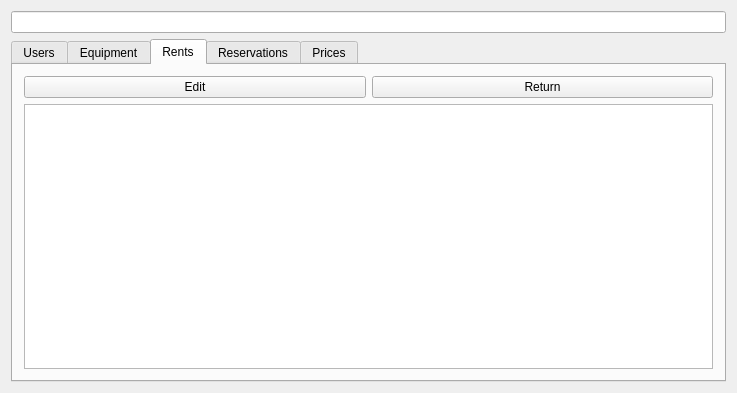
<?xml version="1.0" encoding="UTF-8"?>
<ui version="4.0">
 <class>MainWindow</class>
 <widget class="QWidget" name="MainWindow">
  <property name="geometry">
   <rect>
    <x>0</x>
    <y>0</y>
    <width>737</width>
    <height>393</height>
   </rect>
  </property>
  <property name="windowTitle">
   <string>SkiRent - main</string>
  </property>
  <layout class="QGridLayout" name="gridLayout">
   <item row="0" column="0">
    <widget class="QLineEdit" name="quickSearchEdit">
     <property name="toolTip">
      <string>Quick Search</string>
     </property>
    </widget>
   </item>
   <item row="1" column="0">
    <widget class="QTabWidget" name="tabWidget">
     <property name="currentIndex">
      <number>2</number>
     </property>
     <widget class="QWidget" name="usersTab">
      <attribute name="title">
       <string>Users</string>
      </attribute>
      <layout class="QGridLayout" name="gridLayout_2">
       <item row="0" column="0">
        <layout class="QVBoxLayout" name="verticalLayout">
         <item>
          <layout class="QHBoxLayout" name="horizontalLayout">
           <item>
            <widget class="QPushButton" name="newReservationButton">
             <property name="text">
              <string>New reservation</string>
             </property>
            </widget>
           </item>
           <item>
            <widget class="QPushButton" name="newRentButton">
             <property name="text">
              <string>New rent</string>
             </property>
            </widget>
           </item>
          </layout>
         </item>
         <item>
          <layout class="QHBoxLayout" name="horizontalLayout_3">
           <item>
            <widget class="QPushButton" name="createUserButton">
             <property name="text">
              <string>Create</string>
             </property>
            </widget>
           </item>
           <item>
            <widget class="QPushButton" name="editUserButton">
             <property name="text">
              <string>Edit</string>
             </property>
            </widget>
           </item>
           <item>
            <widget class="QPushButton" name="deleteUserButton">
             <property name="text">
              <string>Delete</string>
             </property>
            </widget>
           </item>
          </layout>
         </item>
         <item>
          <widget class="QTableView" name="userList">
           <property name="editTriggers">
            <set>QAbstractItemView::NoEditTriggers</set>
           </property>
           <property name="selectionMode">
            <enum>QAbstractItemView::SingleSelection</enum>
           </property>
           <property name="selectionBehavior">
            <enum>QAbstractItemView::SelectRows</enum>
           </property>
          </widget>
         </item>
        </layout>
       </item>
      </layout>
     </widget>
     <widget class="QWidget" name="equipmentTab">
      <attribute name="title">
       <string>Equipment</string>
      </attribute>
      <layout class="QGridLayout" name="gridLayout_3">
       <item row="0" column="0">
        <layout class="QVBoxLayout" name="verticalLayout_2">
         <item>
          <layout class="QHBoxLayout" name="horizontalLayout_2">
           <item>
            <widget class="QPushButton" name="createEquipmentButton">
             <property name="text">
              <string>Create</string>
             </property>
            </widget>
           </item>
           <item>
            <widget class="QPushButton" name="editEquipmentButton">
             <property name="text">
              <string>Edit</string>
             </property>
            </widget>
           </item>
           <item>
            <widget class="QPushButton" name="deleteEquipmentButton">
             <property name="text">
              <string>Delete</string>
             </property>
            </widget>
           </item>
          </layout>
         </item>
         <item>
          <widget class="QTableView" name="equipmentList">
           <property name="editTriggers">
            <set>QAbstractItemView::NoEditTriggers</set>
           </property>
           <property name="selectionMode">
            <enum>QAbstractItemView::SingleSelection</enum>
           </property>
           <property name="selectionBehavior">
            <enum>QAbstractItemView::SelectRows</enum>
           </property>
          </widget>
         </item>
        </layout>
       </item>
      </layout>
     </widget>
     <widget class="QWidget" name="rentsTab">
      <attribute name="title">
       <string>Rents</string>
      </attribute>
      <layout class="QGridLayout" name="gridLayout_4">
       <item row="0" column="0">
        <layout class="QVBoxLayout" name="verticalLayout_3">
         <item>
          <layout class="QHBoxLayout" name="horizontalLayout_4">
           <item>
            <widget class="QPushButton" name="editRentButton">
             <property name="text">
              <string>Edit</string>
             </property>
            </widget>
           </item>
           <item>
            <widget class="QPushButton" name="newReturnButton">
             <property name="text">
              <string>Return</string>
             </property>
            </widget>
           </item>
          </layout>
         </item>
         <item>
          <widget class="QTableView" name="rentList">
           <property name="editTriggers">
            <set>QAbstractItemView::NoEditTriggers</set>
           </property>
           <property name="selectionMode">
            <enum>QAbstractItemView::MultiSelection</enum>
           </property>
           <property name="selectionBehavior">
            <enum>QAbstractItemView::SelectRows</enum>
           </property>
          </widget>
         </item>
        </layout>
       </item>
      </layout>
     </widget>
     <widget class="QWidget" name="reservationsTab">
      <attribute name="title">
       <string>Reservations</string>
      </attribute>
      <layout class="QGridLayout" name="gridLayout_5">
       <item row="0" column="0">
        <layout class="QVBoxLayout" name="verticalLayout_4">
         <item>
          <layout class="QHBoxLayout" name="horizontalLayout_5">
           <item>
            <widget class="QPushButton" name="reservationToRentButton">
             <property name="text">
              <string>To rent</string>
             </property>
            </widget>
           </item>
           <item>
            <widget class="QPushButton" name="editReservationButton">
             <property name="text">
              <string>Edit</string>
             </property>
            </widget>
           </item>
           <item>
            <widget class="QPushButton" name="cancelReservationButton">
             <property name="text">
              <string>Cancel</string>
             </property>
            </widget>
           </item>
          </layout>
         </item>
         <item>
          <widget class="QTableView" name="reservationList">
           <property name="editTriggers">
            <set>QAbstractItemView::NoEditTriggers</set>
           </property>
           <property name="selectionMode">
            <enum>QAbstractItemView::SingleSelection</enum>
           </property>
           <property name="selectionBehavior">
            <enum>QAbstractItemView::SelectRows</enum>
           </property>
          </widget>
         </item>
        </layout>
       </item>
      </layout>
     </widget>
     <widget class="QWidget" name="pricesTab">
      <attribute name="title">
       <string>Prices</string>
      </attribute>
      <layout class="QGridLayout" name="gridLayout_6">
       <item row="0" column="0">
        <layout class="QVBoxLayout" name="verticalLayout_5">
         <item>
          <layout class="QHBoxLayout" name="horizontalLayout_6">
           <item>
            <widget class="QPushButton" name="createPriceButton">
             <property name="text">
              <string>New price</string>
             </property>
            </widget>
           </item>
           <item>
            <widget class="QPushButton" name="editPriceButton">
             <property name="text">
              <string>Edit</string>
             </property>
            </widget>
           </item>
           <item>
            <widget class="QPushButton" name="deletePriceButton">
             <property name="text">
              <string>Delete</string>
             </property>
            </widget>
           </item>
          </layout>
         </item>
         <item>
          <widget class="QTableView" name="priceList">
           <property name="editTriggers">
            <set>QAbstractItemView::NoEditTriggers</set>
           </property>
           <property name="selectionMode">
            <enum>QAbstractItemView::SingleSelection</enum>
           </property>
           <property name="selectionBehavior">
            <enum>QAbstractItemView::SelectRows</enum>
           </property>
          </widget>
         </item>
        </layout>
       </item>
      </layout>
     </widget>
    </widget>
   </item>
  </layout>
 </widget>
 <layoutdefault spacing="6" margin="11"/>
 <resources/>
 <connections/>
</ui>
